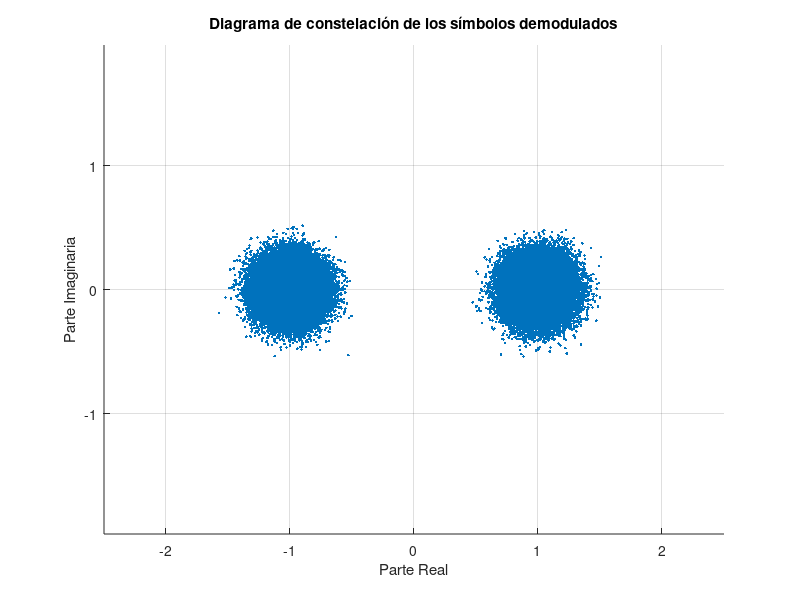

The MATLAB source for this figure:
%========================= Borrar datos ==================================%
%=========================================================================%
close all
clear

% Parámetros de la fuente de pulsos digitales
num_bits = 100000; % Número de bits a generar

% Generar pulsos digitales aleatorios
pulsos_digitales = randsample([0, 1], num_bits, true); % Genera 0 y 1

% Parámetros de modulación PSK
fase_0 = 0; % Fase del símbolo 0
fase_1 = pi; % Fase del símbolo 1
%frecuencia_portadora = 1e9; % Frecuencia de la portadora (1 GHz)
%tiempo_bit = 1 / frecuencia_portadora; % Duración de cada bit en segundos

% Modulación PSK
pulsos_modulados = exp(1i * (pulsos_digitales * fase_1 + (1 - pulsos_digitales) * fase_0)); % Modulación PSK


% Parámetros del canal de comunicación
SNR_dB = 15; % Relación señal-ruido en dB
SNR = 10^(SNR_dB / 10); % Relación señal-ruido en escala lineal
ruido = sqrt(1 / SNR);

senal_recibida = awgn(pulsos_modulados,SNR_dB,ruido);  % Generar ruido gaussiano
% Simular la recepción de la señal a través de la antena receptora
%senal_recibida = pulsos_modulados + ruido;


% Demodulación PSK
  pulsos_demodulados = zeros(size(senal_recibida));
 %pulsos_demodulados(angle(senal_recibida) > fase_1/2) = 1;
% Calcular el ángulo de la señal recibida
angulos = atan2(imag(senal_recibida), real(senal_recibida));

% Decidir si cada símbolo demodulado es 0 o 1 en función del ángulo
pulsos_demodulados(angulos > pi/2 | -pi/2 > angulos) = 1;


% Visualizar los primeros 20 símbolos transmitidos
disp('Símbolos transmitidos:');
disp(pulsos_digitales(1:20));

% Visualizar los primeros 20 símbolos demodulados
disp('Símbolos demodulados:');
disp(pulsos_demodulados(1:20));

% Cálculo de la tasa de error de bit (BER)
ber_otra = sum(pulsos_digitales ~= pulsos_demodulados) / num_bits;
disp(['Tasa de error de bit (BER): ', num2str(ber_otra)]);
[numErrors,ber] = biterr(pulsos_digitales,pulsos_demodulados);
fprintf( '\nLa tasa de error de bits de codificación binaria es %5.2e, basada en %d errores.\n' , ... 
    ber,numErrors)

% Crear un diagrama de constelación de los símbolos demodulados
figure;
scatter(real(senal_recibida), imag(senal_recibida), '.');
title('Diagrama de constelación de los símbolos demodulados');
xlabel('Parte Real');
ylabel('Parte Imaginaria');
axis equal; % Para mantener la escala de los ejes iguales
grid on; % Mostrar una cuadrícula en el gráfico

% Ampliar el rango del eje x
xlim([-2.5, 2.5]); % Establecer los límites del eje x
